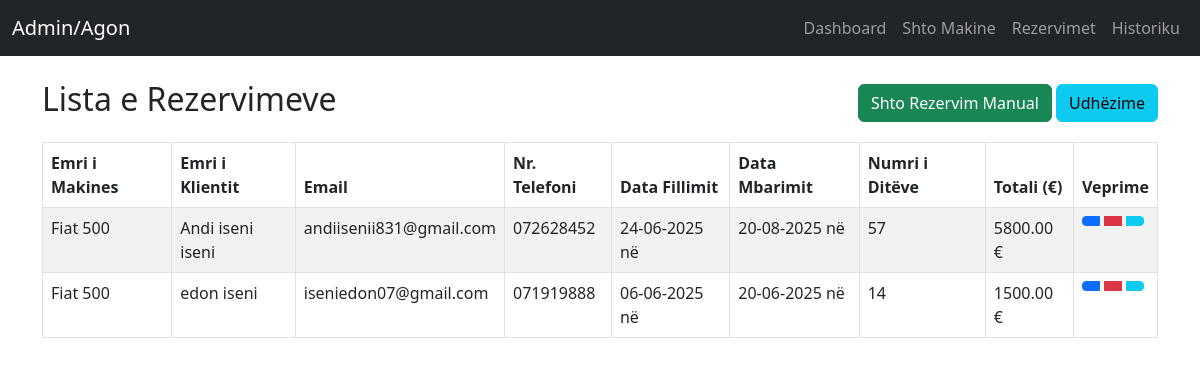
Before: /admin/reservations (signed in) with the older database file.
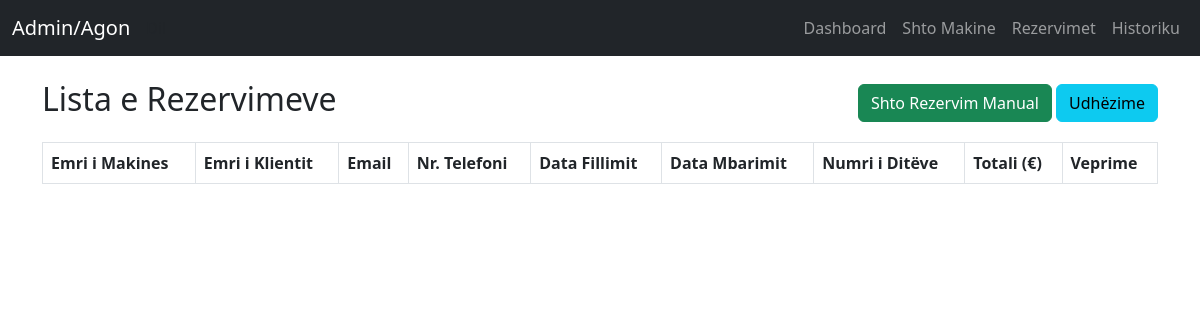
After: the same page with the newer database file.
### app/models.py (models this page shows)
class Reservation(db.Model):
    id = db.Column(db.Integer, primary_key=True)
    customer_name = db.Column(db.String(100), nullable=False)
    customer_surname = db.Column(db.String(100), nullable=False)
    customer_id_number = db.Column(db.String(15), nullable=False)
    customer_license_number = db.Column(db.String(50), nullable=False)
    customer_email = db.Column(db.String(120), nullable=False)
    customer_phone = db.Column(db.String(20), nullable=False)
    start_date = db.Column(db.Date, nullable=False)
    end_date = db.Column(db.Date, nullable=False)
    total_price = db.Column(db.Float, nullable=False)
    status = db.Column(db.String(20), nullable=False, default='pending')
    car_id = db.Column(db.Integer, db.ForeignKey('car.id'), nullable=False)
    created_at = db.Column(db.DateTime, default=datetime.utcnow)

class Car(db.Model):
    id = db.Column(db.Integer, primary_key=True)
    description = db.Column(db.Text, nullable=True)
    price_per_day = db.Column(db.Float, nullable=False)
    fuel_level = db.Column(db.Float, nullable=False, default=100.0)
    km_driven = db.Column(db.Float, nullable=True, default=0.0)
    green_card_valid = db.Column(db.Boolean, default=True)  # Changed to boolean
    fuel_type = db.Column(db.String(50), nullable=False)
    production_year = db.Column(db.Integer)
    brand = db.Column(db.String(100))
    model = db.Column(db.String(100), nullable=False)
    reservations = db.relationship('Reservation', backref='car', lazy=True)
    reservations = db.relationship('Reservation', backref='car', lazy=True)
    images = db.relationship('CarImage', back_populates='car', cascade='all, delete-orphan')

### app/routes_admin.py (the view)
@admin.route('/reservations')
def view_reservations():
    reservations = Reservation.query.all()
    return render_template('admin/reservations.html', reservations=reservations)

### app/routes_admin.py (called while the page is built)
@admin.before_request
def require_login():
    if request.endpoint and request.endpoint.startswith('admin.') and \
       request.endpoint not in ['admin.admin_login']:
        if not session.get('admin_logged_in'):
            return redirect(url_for('admin.admin_login'))

### app/templates/main/routes.py (called while the page is built)
@main.before_app_request
def set_language():
    if 'lang' not in session:
        session['lang'] = 'sq'

### app/templates/admin/reservations.html (shortened to what this page needs)
{% extends 'admin/base_admin.html' %}
{% block content %}
<div class="d-flex justify-content-between align-items-center mb-3">
    <h2>Lista e Rezervimeve</h2>
    <div>
        <a href="{{ url_for('admin.add_manual_reservation') }}" class="btn btn-success">
             Shto Rezervim Manual
        </a>
        <button onclick="showDocumentation()" class="btn btn-info ml-2">
             Udhëzime
        </button>
    </div>
</div>
<table class="table table-bordered table-striped">
    <thead>
        <tr>
            <th>Emri i Makines</th>
            <th>Emri i Klientit</th>
            <th>Email</th>
            <th>Nr. Telefoni</th>
            <th>Data Fillimit</th>
            <th>Data Mbarimit</th>
            <th>Numri i Ditëve</th>
            <th>Totali (€)</th>
            <th>Veprime</th>
        </tr>
    </thead>
    <tbody>
        {% for res in reservations %}
        <tr>
            <td>{{ res.car.brand }} {{ res.car.model }}</td>
            <td>{{ res.customer_name }} {{ res.customer_surname }}</td>
            <td>{{ res.customer_email }}</td>
            <td>{{ res.customer_phone }}</td>
            <td>{{ res.start_date.strftime('%d-%m-%Y') }} në {{ res.pickup_time }}</td>
            <td>{{ res.end_date.strftime('%d-%m-%Y') }} në {{ res.return_time }}</td>
            <td>{{ (res.end_date - res.start_date).days }}</td>
            <td>{{ "%.2f"|format(res.total_price) }} €</td>
            <td>
                <div class="btn-group" role="group">
                    <a href="{{ url_for('admin.edit_reservation', reservation_id=res.id) }}" class="btn btn-sm btn-primary" title="Edito">
                    </a>
                    <a href="{{ url_for('admin.delete_reservation', reservation_id=res.id) }}" class="btn btn-sm btn-danger" onclick="return confirm('A je i sigurt që don të fshish rezervimin?');" title="Fshi">
                    </a>
                    <a href="{{ url_for('admin.print_reservation', reservation_id=res.id) }}" class="btn btn-sm btn-info" title="Printo" target="_blank">
                    </a>
                </div>
            </td>
        </tr>
        {% endfor %}
    </tbody>
</table>
{% endblock %}

Changed rows visible on the page:
removed Reservation: car.brand "Fiat", car.model "500", customer_name "Andi iseni", customer_surname "iseni", customer_email "andiisenii831@gmail.com", customer_phone "072628452", start_date "24-06-2025", end_date "20-08-2025", (res.end_date-res.start_date).days "57", total_price "5800.00"
removed Reservation: car.brand "Fiat", car.model "500", customer_name "edon", customer_surname "iseni", customer_email "iseniedon07@gmail.com", customer_phone "071919888", start_date "06-06-2025", end_date "20-06-2025", (res.end_date-res.start_date).days "14", total_price "1500.00"
